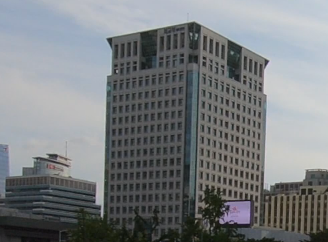
#> input picture ScriptProjects/exm/013crop.png, 328 x 242 px, found by its file name
$ python upsample.py
#> lines starting #> are read from the running program, lines starting #| are printed output that depends on the picture
#> further down, image is the input picture: PIL image 328x242 RGB; mean R, G, B 121.8, 125.4, 128.1
#| (242, 328, 3)
# -*-coding:utf-8-*-
import math

import cv2
import matplotlib.image as mpimg  # mpimg 用于读取图片
import matplotlib.pyplot as plt  # plt 用于显示图片
import numpy as np
from PIL import Image


# [34 lines left out: function nearest, not called in this run]

def nearest2(img, scale):
#> called with scale = 4
    width, height, _ = img.shape
#> width = 242; height = 328
    n_width = width*scale
#> n_width = 968
    n_height = height*scale
#> n_height = 1312
    n_img = np.zeros((n_width, n_height, 3))
    for k in range(3):
        for i in range(n_width):
            for j in range(n_height):
                #print(i, j, k)
                n_img[i, j, k] = img[math.floor((i-1)/scale), math.floor((j-1)/scale), k]  #映射
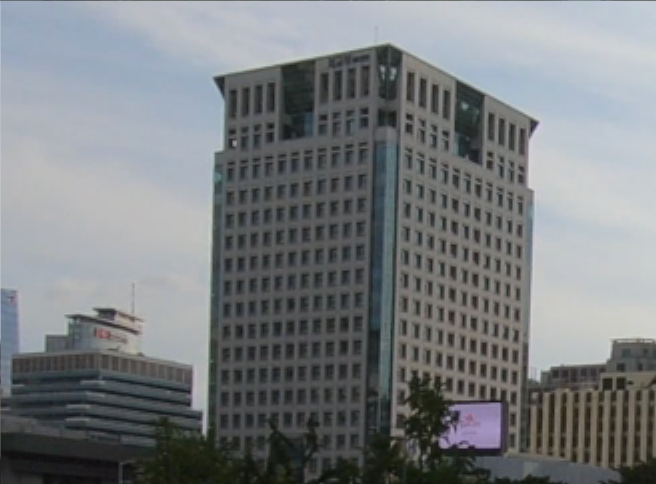
#> n_img: shape (968, 1312, 3) float64 (shown at 1/2 size); mean R, G, B 121.8, 125.4, 128.1
    # return Image.fromarray(np.uint8(n_img))
    return np.uint8(n_img)
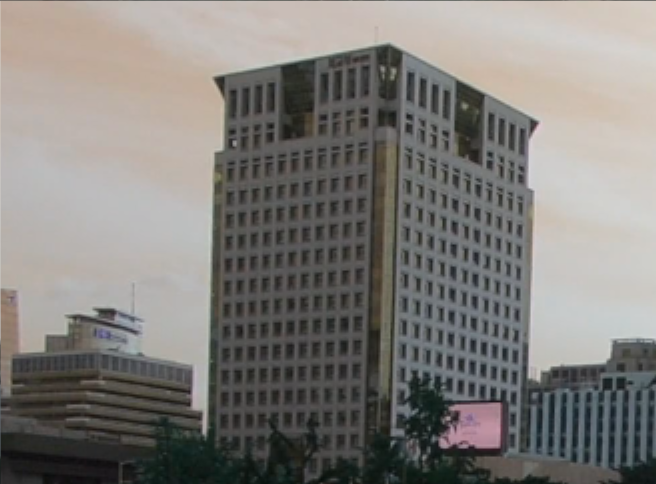
#> returned value: shape (968, 1312, 3) (shown at 1/2 size); mean of channels 0, 1, 2 121.8, 125.4, 128.1; drawn as B, G, R

# [20 lines left out: function double_linear, not called in this run]


if __name__ == '__main__':
    image = Image.open('./ScriptProjects/exm/013crop.png')  # RGB通道读取
    image = np.array(image)
    # [9 lines of commented-out code are left out]
    print(image.shape)

    # target_mp = nearest(mpimg, [512,1024])
    # target_cv = nearest2(cvimg, 4)
    target = nearest2(image, 4)
    print(target.shape, type(target))
#| (968, 1312, 3) <class 'numpy.ndarray'>
    # target_cv = double_linear(cvimg, 4)
    # target_cv = nearest(cvimg, [512,1024])

    from PIL import Image
    # Image.fromarray(np.uint8(target_mp*255)).convert('RGB').save('face_x8.png',"png")


    plt.imshow(image)  # 显示图片
    plt.show()
    # cv2.imshow('mpimg', image)  # 显示图片
    # cv2.waitKey(0)

    plt.imshow(target)
    plt.axis('off')  # 不显示坐标轴
    plt.show()
    # cv2.imshow('target_cv', target_cv)
    # cv2.waitKey(0)
